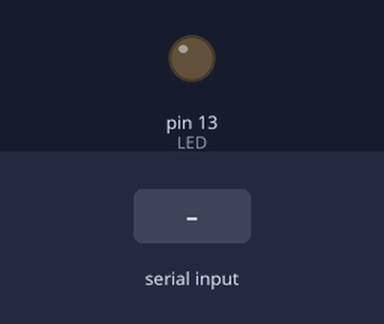
Recording of a sketch running on a simulated Arduino Uno, built with avr-gcc and run on an emulated ATmega328P. On the bench: output pins drawn as LEDs (lit = HIGH). The test bench sets the inputs (shaded band).

Above: at 1.2 s.
1.3 s: "1" received over Serial
At 1.6 s:
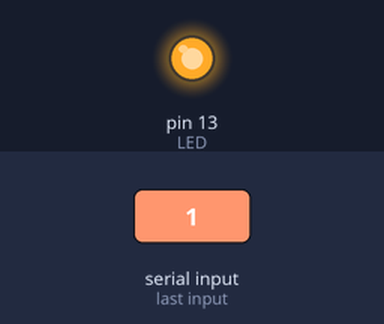
Timing chart, 0 to 4.3 s (numbered marks = the images above; inputs shaded):
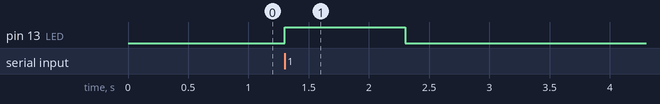

The sketch:

Zvono.ino
```cpp
int LED = 13;

void setup() {
  Serial.begin(9600);
  pinMode(LED, OUTPUT);
}

void loop() {
  if (Serial && Serial.available() && Serial.read() == '1'){
    digitalWrite(LED, HIGH);
                  delay(1000);
                  digitalWrite(LED, LOW);
  }
}
```

Measured:
- after the input at 1.3 s, pin 13 (LED): LOW → HIGH at once, → LOW 1.0 s later
